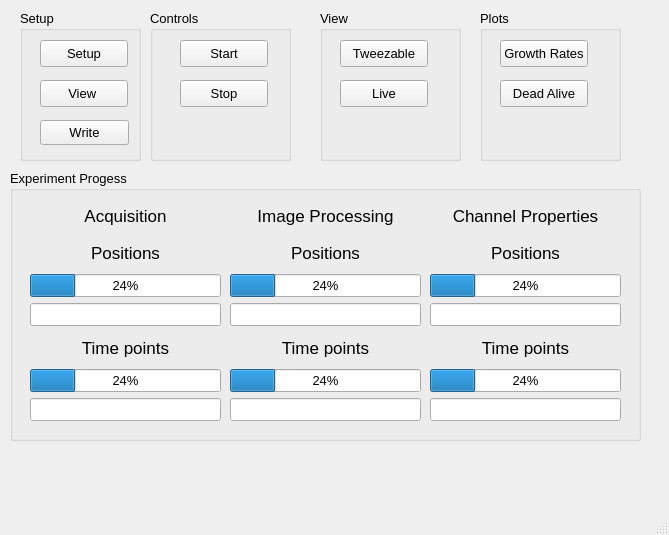
<?xml version="1.0" encoding="UTF-8"?>
<ui version="4.0">
 <class>MainWindow</class>
 <widget class="QMainWindow" name="MainWindow">
  <property name="geometry">
   <rect>
    <x>0</x>
    <y>0</y>
    <width>669</width>
    <height>535</height>
   </rect>
  </property>
  <property name="windowTitle">
   <string>MainWindow</string>
  </property>
  <widget class="QWidget" name="centralwidget">
   <widget class="QGroupBox" name="setup">
    <property name="geometry">
     <rect>
      <x>20</x>
      <y>10</y>
      <width>121</width>
      <height>151</height>
     </rect>
    </property>
    <property name="font">
     <font>
      <pointsize>10</pointsize>
     </font>
    </property>
    <property name="title">
     <string>Setup</string>
    </property>
    <widget class="QPushButton" name="setup_button">
     <property name="geometry">
      <rect>
       <x>20</x>
       <y>30</y>
       <width>88</width>
       <height>27</height>
      </rect>
     </property>
     <property name="text">
      <string>Setup</string>
     </property>
    </widget>
    <widget class="QPushButton" name="view_setup_button">
     <property name="geometry">
      <rect>
       <x>20</x>
       <y>70</y>
       <width>88</width>
       <height>27</height>
      </rect>
     </property>
     <property name="text">
      <string>View </string>
     </property>
    </widget>
    <widget class="QPushButton" name="write_setup_button">
     <property name="geometry">
      <rect>
       <x>20</x>
       <y>110</y>
       <width>89</width>
       <height>25</height>
      </rect>
     </property>
     <property name="text">
      <string>Write</string>
     </property>
    </widget>
   </widget>
   <widget class="QGroupBox" name="progress">
    <property name="geometry">
     <rect>
      <x>10</x>
      <y>170</y>
      <width>631</width>
      <height>271</height>
     </rect>
    </property>
    <property name="font">
     <font>
      <pointsize>10</pointsize>
     </font>
    </property>
    <property name="title">
     <string>Experiment Progess</string>
    </property>
    <widget class="QWidget" name="verticalLayoutWidget">
     <property name="geometry">
      <rect>
       <x>20</x>
       <y>30</y>
       <width>191</width>
       <height>221</height>
      </rect>
     </property>
     <layout class="QVBoxLayout" name="acquisition">
      <item>
       <widget class="QLabel" name="acq_label">
        <property name="sizePolicy">
         <sizepolicy hsizetype="Preferred" vsizetype="Preferred">
          <horstretch>0</horstretch>
          <verstretch>0</verstretch>
         </sizepolicy>
        </property>
        <property name="font">
         <font>
          <pointsize>13</pointsize>
         </font>
        </property>
        <property name="text">
         <string>Acquisition</string>
        </property>
        <property name="alignment">
         <set>Qt::AlignCenter</set>
        </property>
       </widget>
      </item>
      <item>
       <widget class="QLabel" name="acq_pos_label">
        <property name="font">
         <font>
          <pointsize>13</pointsize>
         </font>
        </property>
        <property name="text">
         <string>Positions</string>
        </property>
        <property name="alignment">
         <set>Qt::AlignCenter</set>
        </property>
       </widget>
      </item>
      <item>
       <widget class="QProgressBar" name="acq_position_bar">
        <property name="value">
         <number>24</number>
        </property>
       </widget>
      </item>
      <item>
       <widget class="QLineEdit" name="acq_n_pos">
        <property name="readOnly">
         <bool>true</bool>
        </property>
       </widget>
      </item>
      <item>
       <widget class="QLabel" name="acq_time_label">
        <property name="font">
         <font>
          <pointsize>13</pointsize>
         </font>
        </property>
        <property name="text">
         <string>Time points</string>
        </property>
        <property name="alignment">
         <set>Qt::AlignCenter</set>
        </property>
       </widget>
      </item>
      <item>
       <widget class="QProgressBar" name="acq_time_bar">
        <property name="value">
         <number>24</number>
        </property>
       </widget>
      </item>
      <item>
       <widget class="QLineEdit" name="acq_n_time">
        <property name="readOnly">
         <bool>true</bool>
        </property>
       </widget>
      </item>
     </layout>
    </widget>
    <widget class="QWidget" name="verticalLayoutWidget_2">
     <property name="geometry">
      <rect>
       <x>220</x>
       <y>30</y>
       <width>191</width>
       <height>221</height>
      </rect>
     </property>
     <layout class="QVBoxLayout" name="image_processing">
      <item>
       <widget class="QLabel" name="img_process_label">
        <property name="font">
         <font>
          <pointsize>13</pointsize>
         </font>
        </property>
        <property name="text">
         <string>Image Processing</string>
        </property>
        <property name="alignment">
         <set>Qt::AlignCenter</set>
        </property>
       </widget>
      </item>
      <item>
       <widget class="QLabel" name="img_pos_label">
        <property name="font">
         <font>
          <pointsize>13</pointsize>
         </font>
        </property>
        <property name="text">
         <string>Positions</string>
        </property>
        <property name="alignment">
         <set>Qt::AlignCenter</set>
        </property>
       </widget>
      </item>
      <item>
       <widget class="QProgressBar" name="img_pos_bar">
        <property name="value">
         <number>24</number>
        </property>
       </widget>
      </item>
      <item>
       <widget class="QLineEdit" name="img_n_pos">
        <property name="readOnly">
         <bool>true</bool>
        </property>
       </widget>
      </item>
      <item>
       <widget class="QLabel" name="img_time_label">
        <property name="font">
         <font>
          <pointsize>13</pointsize>
         </font>
        </property>
        <property name="text">
         <string>Time points</string>
        </property>
        <property name="alignment">
         <set>Qt::AlignCenter</set>
        </property>
       </widget>
      </item>
      <item>
       <widget class="QProgressBar" name="img_time_bar">
        <property name="value">
         <number>24</number>
        </property>
       </widget>
      </item>
      <item>
       <widget class="QLineEdit" name="img_n_time">
        <property name="readOnly">
         <bool>true</bool>
        </property>
       </widget>
      </item>
     </layout>
    </widget>
    <widget class="QWidget" name="verticalLayoutWidget_3">
     <property name="geometry">
      <rect>
       <x>420</x>
       <y>30</y>
       <width>191</width>
       <height>221</height>
      </rect>
     </property>
     <layout class="QVBoxLayout" name="channel_properties">
      <item>
       <widget class="QLabel" name="cprop_label">
        <property name="font">
         <font>
          <pointsize>13</pointsize>
         </font>
        </property>
        <property name="text">
         <string>Channel Properties</string>
        </property>
        <property name="alignment">
         <set>Qt::AlignCenter</set>
        </property>
       </widget>
      </item>
      <item>
       <widget class="QLabel" name="cprop_pos_label">
        <property name="font">
         <font>
          <pointsize>13</pointsize>
         </font>
        </property>
        <property name="text">
         <string>Positions</string>
        </property>
        <property name="alignment">
         <set>Qt::AlignCenter</set>
        </property>
       </widget>
      </item>
      <item>
       <widget class="QProgressBar" name="cprop_pos_bar">
        <property name="value">
         <number>24</number>
        </property>
       </widget>
      </item>
      <item>
       <widget class="QLineEdit" name="cprop_n_pos">
        <property name="readOnly">
         <bool>true</bool>
        </property>
       </widget>
      </item>
      <item>
       <widget class="QLabel" name="cprop_time_label">
        <property name="font">
         <font>
          <pointsize>13</pointsize>
         </font>
        </property>
        <property name="text">
         <string>Time points</string>
        </property>
        <property name="alignment">
         <set>Qt::AlignCenter</set>
        </property>
       </widget>
      </item>
      <item>
       <widget class="QProgressBar" name="cprop_time_bar">
        <property name="value">
         <number>24</number>
        </property>
       </widget>
      </item>
      <item>
       <widget class="QLineEdit" name="cprop_n_time">
        <property name="readOnly">
         <bool>true</bool>
        </property>
       </widget>
      </item>
     </layout>
    </widget>
   </widget>
   <widget class="QGroupBox" name="controls">
    <property name="geometry">
     <rect>
      <x>150</x>
      <y>10</y>
      <width>141</width>
      <height>151</height>
     </rect>
    </property>
    <property name="font">
     <font>
      <pointsize>10</pointsize>
     </font>
    </property>
    <property name="title">
     <string>Controls</string>
    </property>
    <widget class="QPushButton" name="start_status_button">
     <property name="geometry">
      <rect>
       <x>30</x>
       <y>30</y>
       <width>88</width>
       <height>27</height>
      </rect>
     </property>
     <property name="text">
      <string>Start</string>
     </property>
    </widget>
    <widget class="QPushButton" name="stop_status_button">
     <property name="geometry">
      <rect>
       <x>30</x>
       <y>70</y>
       <width>88</width>
       <height>27</height>
      </rect>
     </property>
     <property name="text">
      <string>Stop</string>
     </property>
    </widget>
   </widget>
   <widget class="QGroupBox" name="tweeze">
    <property name="geometry">
     <rect>
      <x>320</x>
      <y>10</y>
      <width>141</width>
      <height>151</height>
     </rect>
    </property>
    <property name="font">
     <font>
      <pointsize>10</pointsize>
     </font>
    </property>
    <property name="title">
     <string>View</string>
    </property>
    <widget class="QPushButton" name="tweezable_button">
     <property name="geometry">
      <rect>
       <x>20</x>
       <y>30</y>
       <width>88</width>
       <height>27</height>
      </rect>
     </property>
     <property name="text">
      <string>Tweezable</string>
     </property>
    </widget>
    <widget class="QPushButton" name="live_button">
     <property name="geometry">
      <rect>
       <x>20</x>
       <y>70</y>
       <width>88</width>
       <height>27</height>
      </rect>
     </property>
     <property name="text">
      <string>Live</string>
     </property>
    </widget>
   </widget>
   <widget class="QGroupBox" name="plots">
    <property name="geometry">
     <rect>
      <x>480</x>
      <y>10</y>
      <width>141</width>
      <height>151</height>
     </rect>
    </property>
    <property name="font">
     <font>
      <pointsize>10</pointsize>
     </font>
    </property>
    <property name="title">
     <string>Plots</string>
    </property>
    <widget class="QPushButton" name="growth_rates_button">
     <property name="geometry">
      <rect>
       <x>20</x>
       <y>30</y>
       <width>88</width>
       <height>27</height>
      </rect>
     </property>
     <property name="text">
      <string>Growth Rates</string>
     </property>
    </widget>
    <widget class="QPushButton" name="dead_alive_button">
     <property name="geometry">
      <rect>
       <x>20</x>
       <y>70</y>
       <width>88</width>
       <height>27</height>
      </rect>
     </property>
     <property name="text">
      <string>Dead Alive</string>
     </property>
    </widget>
   </widget>
  </widget>
  <widget class="QMenuBar" name="menubar">
   <property name="geometry">
    <rect>
     <x>0</x>
     <y>0</y>
     <width>669</width>
     <height>21</height>
    </rect>
   </property>
  </widget>
  <widget class="QStatusBar" name="statusbar"/>
 </widget>
 <resources/>
 <connections/>
</ui>
